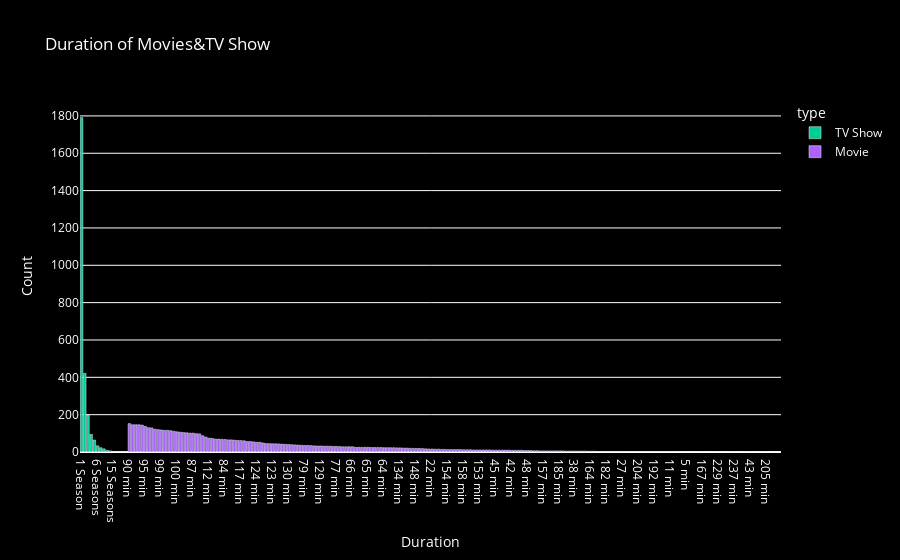

The cell this chart's notebook holds for it:
### Code cell
# Create a bar plot 

fig = px.bar(grouped_data, x='duration', y='count', color='type',
             title="Duration of Movies&TV Show",
             labels={'duration': "Duration", 'count': "Count"},
             color_discrete_map={'Short': 'blue', 'Long': 'green'})
fig.update_layout(
     plot_bgcolor='rgba(0,0,0,0)', 
     paper_bgcolor='black',         
     font=dict(color='white')       
 )

### Figure 1 — Plotly figure (JSON) as saved in the notebook; plotly's stock layout.template omitted (floating-point values rounded to 4 significant figures; data arrays with more than 128 entries replaced by an {"elided": "..."} marker saying what was removed)
{"data": [{"alignmentgroup": "True", "hovertemplate": "type=TV Show<br>Duration=%{x}<br>Count=%{y}<extra></extra>", "legendgroup": "TV Show", "marker": {"color": "#00cc96", "pattern": {"shape": ""}}, "name": "TV Show", "offsetgroup": "TV Show", "orientation": "v", "showlegend": true, "textposition": "auto", "type": "bar", "x": ["1 Season", "2 Seasons", "3 Seasons", "4 Seasons", "5 Seasons", "6 Seasons", "7 Seasons", "8 Seasons", "9 Seasons", "10 Seasons", "15 Seasons", "13 Seasons", "12 Seasons", "11 Seasons", "17 Seasons"], "xaxis": "x", "y": [1791, 421, 198, 94, 64, 33, 23, 17, 9, 6, 2, 2, 2, 1, 1], "yaxis": "y"}, {"alignmentgroup": "True", "hovertemplate": "type=Movie<br>Duration=%{x}<br>Count=%{y}<extra></extra>", "legendgroup": "Movie", "marker": {"color": "#ab63fa", "pattern": {"shape": ""}}, "name": "Movie", "offsetgroup": "Movie", "orientation": "v", "showlegend": true, "textposition": "auto", "type": "bar", "x": {"elided": "205 str values"}, "xaxis": "x", "y": {"elided": "205 int values"}, "yaxis": "y"}], "layout": {"barmode": "relative", "font": {"color": "white"}, "legend": {"title": {"text": "type"}, "tracegroupgap": 0}, "paper_bgcolor": "black", "plot_bgcolor": "rgba(0,0,0,0)", "title": {"text": "Duration of Movies&TV Show"}, "xaxis": {"anchor": "y", "domain": [0, 1], "title": {"text": "Duration"}}, "yaxis": {"anchor": "x", "domain": [0, 1], "title": {"text": "Count"}}}}
